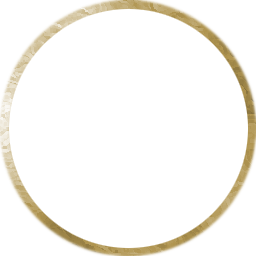
#> input picture border_gold.png, 256 x 256 px, given as the content of the folder input/, which was not available
$ python run.py
#> lines starting #> are read from the running program, lines starting #| are printed output that depends on the picture; after the words box and inside, x2 and y2 are one past the last pixel; in counts of white or black regions, pixels touching at a corner belong together; pictures that were not available may be replaced by others from this repository, and a replacement may not be noted
#> in process_image, image is the input picture: PIL image 256x256 RGBA; mean R, G, B, A 227.4, 224, 215.7, 25.7
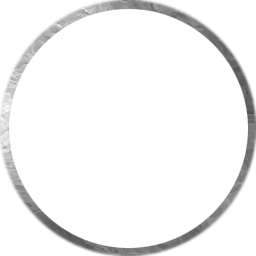
#> input picture border.png, 256 x 256 px
#> in process_image, border_image is the input picture: PIL image 256x256 RGBA; mean R, G, B, A 217.4, 217.4, 217.3, 25.7
import os
from PIL import Image, ImageDraw

# Define the size of the final Roll20 token
TOKEN_SIZE = 512  # Roll20 tokens are 512x512 pixels

def crop_to_circle(image):
    """
    Crop the input image to a circle.
    """
    width, height = image.size
#> width = 256; height = 256
    min_dim = min(width, height)
#> min_dim = 256

    # Create a mask with a circle
    mask = Image.new('L', (min_dim, min_dim), 0)
#> mask: PIL image 256x256 L; every value is 0
    draw = ImageDraw.Draw(mask)
    draw.ellipse((0, 0, min_dim, min_dim), fill=255)

    # Center the image by cropping to the smallest dimension
    offset_x = (width - min_dim) // 2
#> offset_x = 0
    offset_y = (height - min_dim) // 2
#> offset_y = 0
    cropped_image = image.crop((offset_x, offset_y, offset_x + min_dim, offset_y + min_dim))

    # Apply the circular mask
    cropped_image.putalpha(mask)
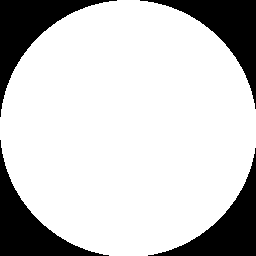
#> mask: PIL image 256x256 L; 79.1% white; 4 black regions, box (x1, y1, x2, y2) and area: (0, 0, 117, 117) 3548, (140, 0, 256, 109) 3431, (0, 140, 109, 256) 3431, (148, 148, 256, 256) 3315
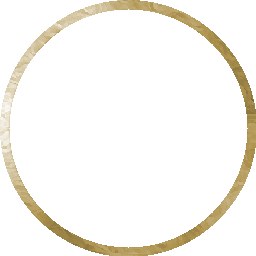
#> cropped_image: PIL image 256x256 RGBA; mean R, G, B, A 227.4, 224, 215.7, 201.6; transparent parts drawn white

    return cropped_image

def resize_image(image, size):
    """
    Resize the input image to the given size while maintaining the aspect ratio.
    """
#> called with size = 512
    return image.resize((size, size), Image.Resampling.LANCZOS)

def overlay_border(token_image, border_image):
    """
    Overlay a fancy border onto the token image.
    Both images should be RGBA and of the same size.
    """
    border_resized = border_image.resize(token_image.size, Image.Resampling.LANCZOS)
    return Image.alpha_composite(token_image, border_resized)
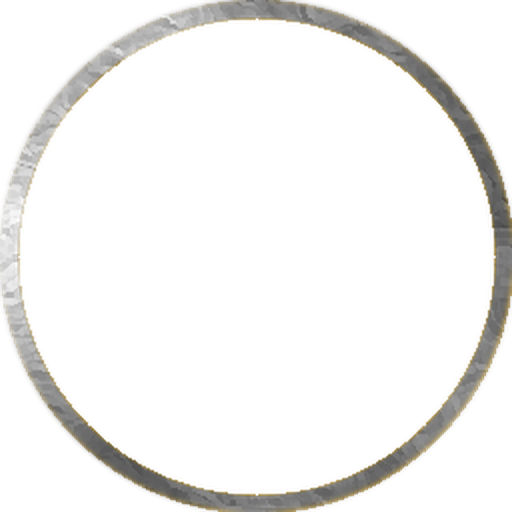
#> returned value: PIL image 512x512 RGBA; mean R, G, B, A 193.5, 193, 191.6, 202.5; transparent parts drawn white

def process_image(input_path, border_path, output_path):
    """
    Process a single image: crop it to a circle, resize it, apply the border, and save it.
    """
    image = Image.open(input_path).convert("RGBA")  # Ensure image is in RGBA mode for transparency
    border_image = Image.open(border_path).convert("RGBA")  # Ensure the border image is in RGBA mode

    # Crop image to a circle
    circular_image = crop_to_circle(image)

    # Resize the image to the token size
    resized_image = resize_image(circular_image, TOKEN_SIZE)

    # Overlay the fancy border
    token_with_border = overlay_border(resized_image, border_image)

    # Save the processed image
    token_with_border.save(output_path, format="PNG")

def process_images_in_folder(input_folder, border_path, output_folder):
    """
    Process all images in the input folder, apply circular cropping, resizing,
    and overlay a fancy border. Save the tokens in the output folder.
    """
    if not os.path.exists(output_folder):
        os.makedirs(output_folder)

    # Loop through all files in the input folder
    for filename in os.listdir(input_folder):
        if filename.lower().endswith(('.png', '.jpg', '.jpeg')):
            input_path = os.path.join(input_folder, filename)
            output_filename = os.path.splitext(filename)[0].replace('-ori', '') + '_token.png'
            output_path = os.path.join(output_folder, output_filename)

            # Process each image
            process_image(input_path, border_path, output_path)
            print(f"Processed {filename} and saved as {output_filename}")

# Example usage
input_folder = 'input/'
border_path = 'border.png'  # Path to the fancy border image
output_folder = 'output/'
process_images_in_folder(input_folder, border_path, output_folder)
